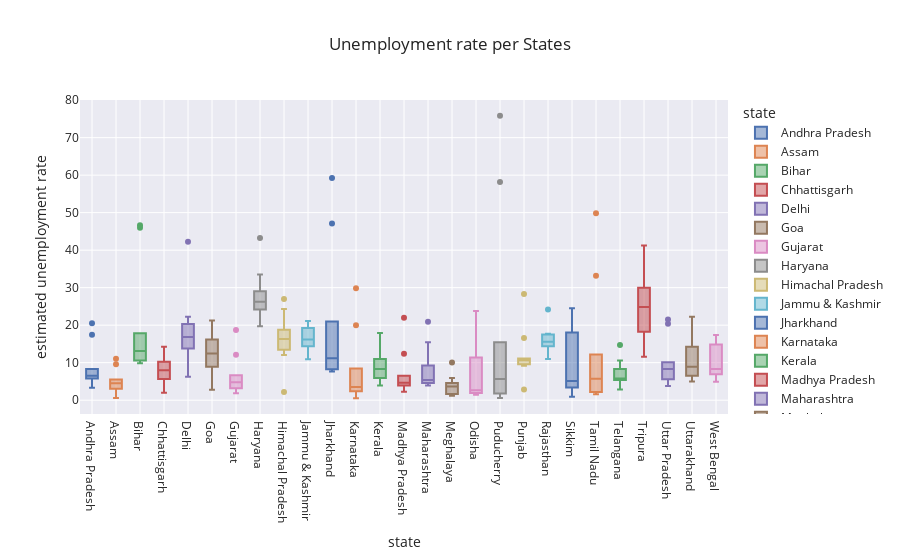

Notebook code cell kept with this figure:
### Code cell
fig.show(figsize=(5,5))

### Figure 1 — Plotly figure (JSON) as saved in the notebook; plotly's stock layout.template omitted (floating-point values rounded to 4 significant figures)
{"data": [{"alignmentgroup": "True", "hovertemplate": "state=%{x}<br>estimated unemployment rate=%{y}<extra></extra>", "legendgroup": "Andhra Pradesh", "marker": {"color": "rgb(76,114,176)"}, "name": "Andhra Pradesh", "notched": false, "offsetgroup": "Andhra Pradesh", "orientation": "v", "showlegend": true, "type": "box", "x": ["Andhra Pradesh", "Andhra Pradesh", "Andhra Pradesh", "Andhra Pradesh", "Andhra Pradesh", "Andhra Pradesh", "Andhra Pradesh", "Andhra Pradesh", "Andhra Pradesh", "Andhra Pradesh"], "x0": " ", "xaxis": "x", "y": [5.48, 5.83, 5.79, 20.51, 17.43, 3.31, 8.34, 6.96, 6.4, 6.59], "y0": " ", "yaxis": "y"}, {"alignmentgroup": "True", "hovertemplate": "state=%{x}<br>estimated unemployment rate=%{y}<extra></extra>", "legendgroup": "Assam", "marker": {"color": "rgb(221,132,82)"}, "name": "Assam", "notched": false, "offsetgroup": "Assam", "orientation": "v", "showlegend": true, "type": "box", "x": ["Assam", "Assam", "Assam", "Assam", "Assam", "Assam", "Assam", "Assam", "Assam", "Assam"], "x0": " ", "xaxis": "x", "y": [4.66, 4.41, 4.77, 11.06, 9.55, 0.6, 3.77, 5.53, 1.19, 3.02], "y0": " ", "yaxis": "y"}, {"alignmentgroup": "True", "hovertemplate": "state=%{x}<br>estimated unemployment rate=%{y}<extra></extra>", "legendgroup": "Bihar", "marker": {"color": "rgb(85,168,104)"}, "name": "Bihar", "notched": false, "offsetgroup": "Bihar", "orientation": "v", "showlegend": true, "type": "box", "x": ["Bihar", "Bihar", "Bihar", "Bihar", "Bihar", "Bihar", "Bihar", "Bihar", "Bihar", "Bihar"], "x0": " ", "xaxis": "x", "y": [10.61, 10.29, 15.43, 46.64, 45.96, 17.82, 12.79, 13.44, 11.91, 9.82], "y0": " ", "yaxis": "y"}, {"alignmentgroup": "True", "hovertemplate": "state=%{x}<br>estimated unemployment rate=%{y}<extra></extra>", "legendgroup": "Chhattisgarh", "marker": {"color": "rgb(196,78,82)"}, "name": "Chhattisgarh", "notched": false, "offsetgroup": "Chhattisgarh", "orientation": "v", "showlegend": true, "type": "box", "x": ["Chhattisgarh", "Chhattisgarh", "Chhattisgarh", "Chhattisgarh", "Chhattisgarh", "Chhattisgarh", "Chhattisgarh", "Chhattisgarh", "Chhattisgarh", "Chhattisgarh"], "x0": " ", "xaxis": "x", "y": [9.65, 8.38, 7.54, 3.41, 10.5, 14.23, 10.27, 5.63, 1.96, 6.62], "y0": " ", "yaxis": "y"}, {"alignmentgroup": "True", "hovertemplate": "state=%{x}<br>estimated unemployment rate=%{y}<extra></extra>", "legendgroup": "Delhi", "marker": {"color": "rgb(129,114,179)"}, "name": "Delhi", "notched": false, "offsetgroup": "Delhi", "orientation": "v", "showlegend": true, "type": "box", "x": ["Delhi", "Delhi", "Delhi", "Delhi", "Delhi", "Delhi", "Delhi", "Delhi", "Delhi", "Delhi"], "x0": " ", "xaxis": "x", "y": [22.23, 14.84, 17.04, 16.68, 42.27, 18.19, 20.3, 13.79, 12.53, 6.27], "y0": " ", "yaxis": "y"}, {"alignmentgroup": "True", "hovertemplate": "state=%{x}<br>estimated unemployment rate=%{y}<extra></extra>", "legendgroup": "Goa", "marker": {"color": "rgb(147,120,96)"}, "name": "Goa", "notched": false, "offsetgroup": "Goa", "orientation": "v", "showlegend": true, "type": "box", "x": ["Goa", "Goa", "Goa", "Goa", "Goa", "Goa", "Goa", "Goa", "Goa", "Goa"], "x0": " ", "xaxis": "x", "y": [8.89, 2.81, 5.25, 13.31, 21.25, 9.96, 17.07, 16.21, 15.38, 11.54], "y0": " ", "yaxis": "y"}, {"alignmentgroup": "True", "hovertemplate": "state=%{x}<br>estimated unemployment rate=%{y}<extra></extra>", "legendgroup": "Gujarat", "marker": {"color": "rgb(218,139,195)"}, "name": "Gujarat", "notched": false, "offsetgroup": "Gujarat", "orientation": "v", "showlegend": true, "type": "box", "x": ["Gujarat", "Gujarat", "Gujarat", "Gujarat", "Gujarat", "Gujarat", "Gujarat", "Gujarat", "Gujarat", "Gujarat"], "x0": " ", "xaxis": "x", "y": [5.54, 6.38, 6.66, 18.71, 12.11, 3.2, 1.84, 1.87, 3.42, 4.03], "y0": " ", "yaxis": "y"}, {"alignmentgroup": "True", "hovertemplate": "state=%{x}<br>estimated unemployment rate=%{y}<extra></extra>", "legendgroup": "Haryana", "marker": {"color": "rgb(140,140,140)"}, "name": "Haryana", "notched": false, "offsetgroup": "Haryana", "orientation": "v", "showlegend": true, "type": "box", "x": ["Haryana", "Haryana", "Haryana", "Haryana", "Haryana", "Haryana", "Haryana", "Haryana", "Haryana", "Haryana"], "x0": " ", "xaxis": "x", "y": [20.34, 25.77, 25.05, 43.22, 29.02, 26.7, 24.18, 33.5, 19.68, 27.31], "y0": " ", "yaxis": "y"}, {"alignmentgroup": "True", "hovertemplate": "state=%{x}<br>estimated unemployment rate=%{y}<extra></extra>", "legendgroup": "Himachal Pradesh", "marker": {"color": "rgb(204,185,116)"}, "name": "Himachal Pradesh", "notched": false, "offsetgroup": "Himachal Pradesh", "orientation": "v", "showlegend": true, "type": "box", "x": ["Himachal Pradesh", "Himachal Pradesh", "Himachal Pradesh", "Himachal Pradesh", "Himachal Pradesh", "Himachal Pradesh", "Himachal Pradesh", "Himachal Pradesh", "Himachal Pradesh", "Himachal Pradesh"], "x0": " ", "xaxis": "x", "y": [16.83, 16.84, 18.76, 2.2, 26.95, 13.47, 24.31, 15.79, 12.04, 13.46], "y0": " ", "yaxis": "y"}, {"alignmentgroup": "True", "hovertemplate": "state=%{x}<br>estimated unemployment rate=%{y}<extra></extra>", "legendgroup": "Jammu & Kashmir", "marker": {"color": "rgb(100,181,205)"}, "name": "Jammu & Kashmir", "notched": false, "offsetgroup": "Jammu & Kashmir", "orientation": "v", "showlegend": true, "type": "box", "x": ["Jammu & Kashmir", "Jammu & Kashmir", "Jammu & Kashmir", "Jammu & Kashmir", "Jammu & Kashmir", "Jammu & Kashmir", "Jammu & Kashmir", "Jammu & Kashmir", "Jammu & Kashmir"], "x0": " ", "xaxis": "x", "y": [21.08, 20.78, 15.5, 18.74, 17.92, 10.88, 11.09, 16.17, 16.14], "y0": " ", "yaxis": "y"}, {"alignmentgroup": "True", "hovertemplate": "state=%{x}<br>estimated unemployment rate=%{y}<extra></extra>", "legendgroup": "Jharkhand", "marker": {"color": "rgb(76,114,176)"}, "name": "Jharkhand", "notched": false, "offsetgroup": "Jharkhand", "orientation": "v", "showlegend": true, "type": "box", "x": ["Jharkhand", "Jharkhand", "Jharkhand", "Jharkhand", "Jharkhand", "Jharkhand", "Jharkhand", "Jharkhand", "Jharkhand", "Jharkhand"], "x0": " ", "xaxis": "x", "y": [10.61, 11.85, 8.23, 47.09, 59.23, 20.95, 7.63, 9.76, 8.24, 11.8], "y0": " ", "yaxis": "y"}, {"alignmentgroup": "True", "hovertemplate": "state=%{x}<br>estimated unemployment rate=%{y}<extra></extra>", "legendgroup": "Karnataka", "marker": {"color": "rgb(221,132,82)"}, "name": "Karnataka", "notched": false, "offsetgroup": "Karnataka", "orientation": "v", "showlegend": true, "type": "box", "x": ["Karnataka", "Karnataka", "Karnataka", "Karnataka", "Karnataka", "Karnataka", "Karnataka", "Karnataka", "Karnataka", "Karnataka"], "x0": " ", "xaxis": "x", "y": [2.86, 3.61, 3.46, 29.84, 19.97, 8.44, 4.01, 0.5, 2.41, 1.58], "y0": " ", "yaxis": "y"}, {"alignmentgroup": "True", "hovertemplate": "state=%{x}<br>estimated unemployment rate=%{y}<extra></extra>", "legendgroup": "Kerala", "marker": {"color": "rgb(85,168,104)"}, "name": "Kerala", "notched": false, "offsetgroup": "Kerala", "orientation": "v", "showlegend": true, "type": "box", "x": ["Kerala", "Kerala", "Kerala", "Kerala", "Kerala", "Kerala", "Kerala", "Kerala", "Kerala", "Kerala"], "x0": " ", "xaxis": "x", "y": [5.31, 7.6, 8.99, 16.99, 17.88, 9.71, 7.09, 10.98, 5.91, 3.88], "y0": " ", "yaxis": "y"}, {"alignmentgroup": "True", "hovertemplate": "state=%{x}<br>estimated unemployment rate=%{y}<extra></extra>", "legendgroup": "Madhya Pradesh", "marker": {"color": "rgb(196,78,82)"}, "name": "Madhya Pradesh", "notched": false, "offsetgroup": "Madhya Pradesh", "orientation": "v", "showlegend": true, "type": "box", "x": ["Madhya Pradesh", "Madhya Pradesh", "Madhya Pradesh", "Madhya Pradesh", "Madhya Pradesh", "Madhya Pradesh", "Madhya Pradesh", "Madhya Pradesh", "Madhya Pradesh", "Madhya Pradesh"], "x0": " ", "xaxis": "x", "y": [4.11, 4.57, 2.22, 12.36, 21.98, 6.48, 5.08, 4.7, 3.91, 3.13], "y0": " ", "yaxis": "y"}, {"alignmentgroup": "True", "hovertemplate": "state=%{x}<br>estimated unemployment rate=%{y}<extra></extra>", "legendgroup": "Maharashtra", "marker": {"color": "rgb(129,114,179)"}, "name": "Maharashtra", "notched": false, "offsetgroup": "Maharashtra", "orientation": "v", "showlegend": true, "type": "box", "x": ["Maharashtra", "Maharashtra", "Maharashtra", "Maharashtra", "Maharashtra", "Maharashtra", "Maharashtra", "Maharashtra", "Maharashtra", "Maharashtra"], "x0": " ", "xaxis": "x", "y": [4.95, 4.69, 5.79, 20.9, 15.46, 9.23, 3.89, 6.23, 4.55, 4.1], "y0": " ", "yaxis": "y"}, {"alignmentgroup": "True", "hovertemplate": "state=%{x}<br>estimated unemployment rate=%{y}<extra></extra>", "legendgroup": "Meghalaya", "marker": {"color": "rgb(147,120,96)"}, "name": "Meghalaya", "notched": false, "offsetgroup": "Meghalaya", "orientation": "v", "showlegend": true, "type": "box", "x": ["Meghalaya", "Meghalaya", "Meghalaya", "Meghalaya", "Meghalaya", "Meghalaya", "Meghalaya", "Meghalaya", "Meghalaya", "Meghalaya"], "x0": " ", "xaxis": "x", "y": [1.66, 3.59, 1.58, 10.03, 5.92, 1.15, 2.1, 3.74, 4.29, 4.6], "y0": " ", "yaxis": "y"}, {"alignmentgroup": "True", "hovertemplate": "state=%{x}<br>estimated unemployment rate=%{y}<extra></extra>", "legendgroup": "Odisha", "marker": {"color": "rgb(218,139,195)"}, "name": "Odisha", "notched": false, "offsetgroup": "Odisha", "orientation": "v", "showlegend": true, "type": "box", "x": ["Odisha", "Odisha", "Odisha", "Odisha", "Odisha", "Odisha", "Odisha", "Odisha", "Odisha", "Odisha"], "x0": " ", "xaxis": "x", "y": [1.9, 3.12, 13.08, 23.76, 11.41, 3.77, 1.88, 1.42, 2.1, 2.18], "y0": " ", "yaxis": "y"}, {"alignmentgroup": "True", "hovertemplate": "state=%{x}<br>estimated unemployment rate=%{y}<extra></extra>", "legendgroup": "Puducherry", "marker": {"color": "rgb(140,140,140)"}, "name": "Puducherry", "notched": false, "offsetgroup": "Puducherry", "orientation": "v", "showlegend": true, "type": "box", "x": ["Puducherry", "Puducherry", "Puducherry", "Puducherry", "Puducherry", "Puducherry", "Puducherry", "Puducherry", "Puducherry", "Puducherry"], "x0": " ", "xaxis": "x", "y": [0.58, 1.76, 1.2, 75.85, 58.19, 4.24, 15.47, 5.05, 10.9, 6.18], "y0": " ", "yaxis": "y"}, {"alignmentgroup": "True", "hovertemplate": "state=%{x}<br>estimated unemployment rate=%{y}<extra></extra>", "legendgroup": "Punjab", "marker": {"color": "rgb(204,185,116)"}, "name": "Punjab", "notched": false, "offsetgroup": "Punjab", "orientation": "v", "showlegend": true, "type": "box", "x": ["Punjab", "Punjab", "Punjab", "Punjab", "Punjab", "Punjab", "Punjab", "Punjab", "Punjab", "Punjab"], "x0": " ", "xaxis": "x", "y": [11.11, 10.97, 10.32, 2.86, 28.33, 16.55, 9.19, 10.99, 9.61, 9.88], "y0": " ", "yaxis": "y"}, {"alignmentgroup": "True", "hovertemplate": "state=%{x}<br>estimated unemployment rate=%{y}<extra></extra>", "legendgroup": "Rajasthan", "marker": {"color": "rgb(100,181,205)"}, "name": "Rajasthan", "notched": false, "offsetgroup": "Rajasthan", "orientation": "v", "showlegend": true, "type": "box", "x": ["Rajasthan", "Rajasthan", "Rajasthan", "Rajasthan", "Rajasthan", "Rajasthan", "Rajasthan", "Rajasthan", "Rajasthan", "Rajasthan"], "x0": " ", "xaxis": "x", "y": [10.97, 15.16, 11.9, 17.7, 15.74, 14.39, 15.81, 17.51, 15.35, 24.15], "y0": " ", "yaxis": "y"}, {"alignmentgroup": "True", "hovertemplate": "state=%{x}<br>estimated unemployment rate=%{y}<extra></extra>", "legendgroup": "Sikkim", "marker": {"color": "rgb(76,114,176)"}, "name": "Sikkim", "notched": false, "offsetgroup": "Sikkim", "orientation": "v", "showlegend": true, "type": "box", "x": ["Sikkim", "Sikkim", "Sikkim", "Sikkim", "Sikkim", "Sikkim", "Sikkim", "Sikkim"], "x0": " ", "xaxis": "x", "y": [23.57, 2.28, 24.51, 4.46, 4.45, 12.49, 5.7, 0.88], "y0": " ", "yaxis": "y"}, {"alignmentgroup": "True", "hovertemplate": "state=%{x}<br>estimated unemployment rate=%{y}<extra></extra>", "legendgroup": "Tamil Nadu", "marker": {"color": "rgb(221,132,82)"}, "name": "Tamil Nadu", "notched": false, "offsetgroup": "Tamil Nadu", "orientation": "v", "showlegend": true, "type": "box", "x": ["Tamil Nadu", "Tamil Nadu", "Tamil Nadu", "Tamil Nadu", "Tamil Nadu", "Tamil Nadu", "Tamil Nadu", "Tamil Nadu", "Tamil Nadu", "Tamil Nadu"], "x0": " ", "xaxis": "x", "y": [1.57, 2.09, 6.4, 49.83, 33.16, 12.2, 6.81, 2.65, 5, 2.16], "y0": " ", "yaxis": "y"}, {"alignmentgroup": "True", "hovertemplate": "state=%{x}<br>estimated unemployment rate=%{y}<extra></extra>", "legendgroup": "Telangana", "marker": {"color": "rgb(85,168,104)"}, "name": "Telangana", "notched": false, "offsetgroup": "Telangana", "orientation": "v", "showlegend": true, "type": "box", "x": ["Telangana", "Telangana", "Telangana", "Telangana", "Telangana", "Telangana", "Telangana", "Telangana", "Telangana", "Telangana"], "x0": " ", "xaxis": "x", "y": [5.49, 8.29, 5.77, 6.25, 14.7, 10.55, 5.36, 5.79, 3.27, 2.86], "y0": " ", "yaxis": "y"}, {"alignmentgroup": "True", "hovertemplate": "state=%{x}<br>estimated unemployment rate=%{y}<extra></extra>", "legendgroup": "Tripura", "marker": {"color": "rgb(196,78,82)"}, "name": "Tripura", "notched": false, "offsetgroup": "Tripura", "orientation": "v", "showlegend": true, "type": "box", "x": ["Tripura", "Tripura", "Tripura", "Tripura", "Tripura", "Tripura", "Tripura", "Tripura", "Tripura", "Tripura"], "x0": " ", "xaxis": "x", "y": [32.67, 28.4, 29.95, 41.23, 21.51, 21.71, 18.24, 27.92, 17.35, 11.57], "y0": " ", "yaxis": "y"}, {"alignmentgroup": "True", "hovertemplate": "state=%{x}<br>estimated unemployment rate=%{y}<extra></extra>", "legendgroup": "Uttar Pradesh", "marker": {"color": "rgb(129,114,179)"}, "name": "Uttar Pradesh", "notched": false, "offsetgroup": "Uttar Pradesh", "orientation": "v", "showlegend": true, "type": "box", "x": ["Uttar Pradesh", "Uttar Pradesh", "Uttar Pradesh", "Uttar Pradesh", "Uttar Pradesh", "Uttar Pradesh", "Uttar Pradesh", "Uttar Pradesh", "Uttar Pradesh", "Uttar Pradesh"], "x0": " ", "xaxis": "x", "y": [7.58, 8.98, 10.11, 21.54, 20.41, 9.47, 5.56, 5.79, 4.18, 3.75], "y0": " ", "yaxis": "y"}, {"alignmentgroup": "True", "hovertemplate": "state=%{x}<br>estimated unemployment rate=%{y}<extra></extra>", "legendgroup": "Uttarakhand", "marker": {"color": "rgb(147,120,96)"}, "name": "Uttarakhand", "notched": false, "offsetgroup": "Uttarakhand", "orientation": "v", "showlegend": true, "type": "box", "x": ["Uttarakhand", "Uttarakhand", "Uttarakhand", "Uttarakhand", "Uttarakhand", "Uttarakhand", "Uttarakhand", "Uttarakhand", "Uttarakhand", "Uttarakhand"], "x0": " ", "xaxis": "x", "y": [5.49, 4.99, 19.85, 6.48, 8.01, 8.61, 12.38, 14.26, 22.26, 9.23], "y0": " ", "yaxis": "y"}, {"alignmentgroup": "True", "hovertemplate": "state=%{x}<br>estimated unemployment rate=%{y}<extra></extra>", "legendgroup": "West Bengal", "marker": {"color": "rgb(218,139,195)"}, "name": "West Bengal", "notched": false, "offsetgroup": "West Bengal", "orientation": "v", "showlegend": true, "type": "box", "x": ["West Bengal", "West Bengal", "West Bengal", "West Bengal", "West Bengal", "West Bengal", "West Bengal", "West Bengal", "West Bengal", "West Bengal"], "x0": " ", "xaxis": "x", "y": [6.94, 4.92, 6.92, 17.41, 17.41, 7.29, 6.83, 14.87, 9.35, 9.98], "y0": " ", "yaxis": "y"}], "layout": {"boxmode": "overlay", "legend": {"title": {"text": "state"}, "tracegroupgap": 0}, "title": {"text": "Unemployment rate per States"}, "xaxis": {"anchor": "y", "categoryarray": ["Andhra Pradesh", "Assam", "Bihar", "Chhattisgarh", "Delhi", "Goa", "Gujarat", "Haryana", "Himachal Pradesh", "Jammu & Kashmir", "Jharkhand", "Karnataka", "Kerala", "Madhya Pradesh", "Maharashtra", "Meghalaya", "Odisha", "Puducherry", "Punjab", "Rajasthan", "Sikkim", "Tamil Nadu", "Telangana", "Tripura", "Uttar Pradesh", "Uttarakhand", "West Bengal"], "categoryorder": "array", "domain": [0, 1], "title": {"text": "state"}}, "yaxis": {"anchor": "x", "domain": [0, 1], "title": {"text": "estimated unemployment rate"}}}}
